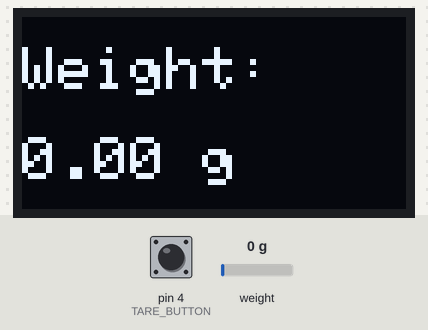
The sketch below on a simulated Arduino Uno, built with avr-gcc and run on an emulated ATmega328P. On the bench: 128×64 one-colour display. Inputs (shaded band) come from the test bench; at power-on: weight on the scale 0 g, pin 4 (TARE_BUTTON) HIGH. What the sketch prints to the serial monitor is not drawn.

Above: at 2.6 s.
2.7 s: weight on the scale set to 100 g
At 4.6 s:
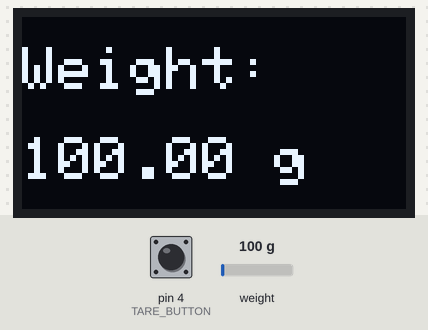
5.1 s: weight on the scale set to 1250 g
At 5.7 s:
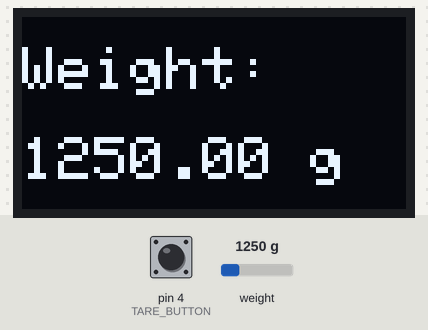
7.1 s: pin 4 (TARE_BUTTON) pulled LOW for 1.8 s
At 12.2 s:
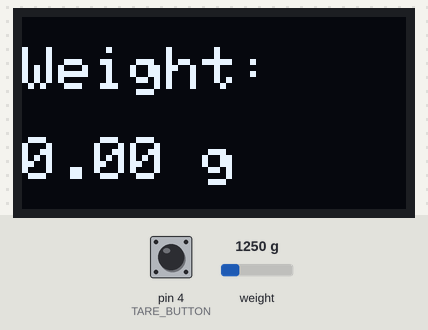
12.7 s: weight on the scale set to 3750 g
At 13.2 s:
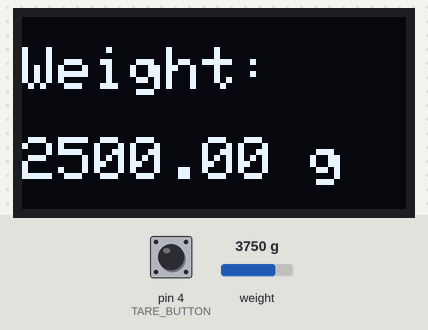
Timing chart, 0 to 15.7 s (numbered marks = the images above; inputs shaded):
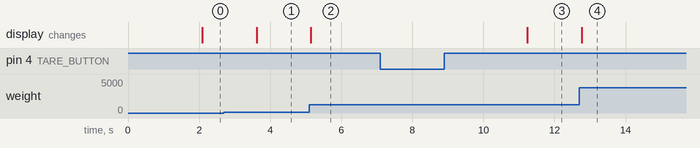

The sketch:

weight1.ino
```cpp
#include <HX711.h>
#include <Wire.h>
#include <Adafruit_GFX.h>
#include <Adafruit_SSD1306.h>

#define LOADCELL_DT  3   // HX711 Data pin
#define LOADCELL_SCK 2   // HX711 Clock pin
#define TARE_BUTTON  4   // Push button for tare

#define SCREEN_WIDTH 128
#define SCREEN_HEIGHT 64

HX711 scale;
Adafruit_SSD1306 display(SCREEN_WIDTH, SCREEN_HEIGHT, &Wire, -1);

float calibration_factor = 108.2; // Adjust this after calibration

void setup() {
    Serial.begin(115200);
    pinMode(TARE_BUTTON, INPUT_PULLUP);

    // Initialize OLED display
    if (!display.begin(SSD1306_SWITCHCAPVCC, 0x3C)) {
        Serial.println(F("SSD1306 allocation failed"));
        for (;;);
    }

    display.clearDisplay();
    display.setTextSize(2);
    display.setTextColor(WHITE);
    display.setCursor(0, 10);
    display.println("Weighing...");
    display.display();

    // Initialize HX711
    scale.begin(LOADCELL_DT, LOADCELL_SCK);
    scale.set_scale(calibration_factor);  // Set calibration factor
    scale.tare(); // Reset to zero

    Serial.println("Place an object to weigh...");
}

void loop() {
    // Read weight
    float weight = scale.get_units(10);  // Take 10 readings and average

    // Tare button function
    if (digitalRead(TARE_BUTTON) == LOW) {
        scale.tare();  // Reset to zero
        Serial.println("Tare done!");
        delay(500);
    }

    // Display on OLED
    display.clearDisplay();
    display.setTextSize(2);
    display.setTextColor(WHITE);
    display.setCursor(0, 10);
    display.print("Weight:");
    display.setCursor(0, 40);
    if (weight < 0){
      display.print(0);
    }
    else{
      display.print(weight, 2);
    }
    display.print(" g");
    display.display();

    // Print to Serial Monitor
    Serial.print("Weight: ");
    Serial.print(weight, 2);
    Serial.println(" g");

    delay(500);
}
```

Measured:
- after the input at 2.7 s, the display: changes after 0.92 s (image 1)
- after the input at 5.1 s, the display: changes after 0.05 s (image 2)
- after the input at 7.1 s, the display: changes after 4.1 s (image 3)
- after the input at 12.7 s, the display: changes after 0.06 s (image 4)
